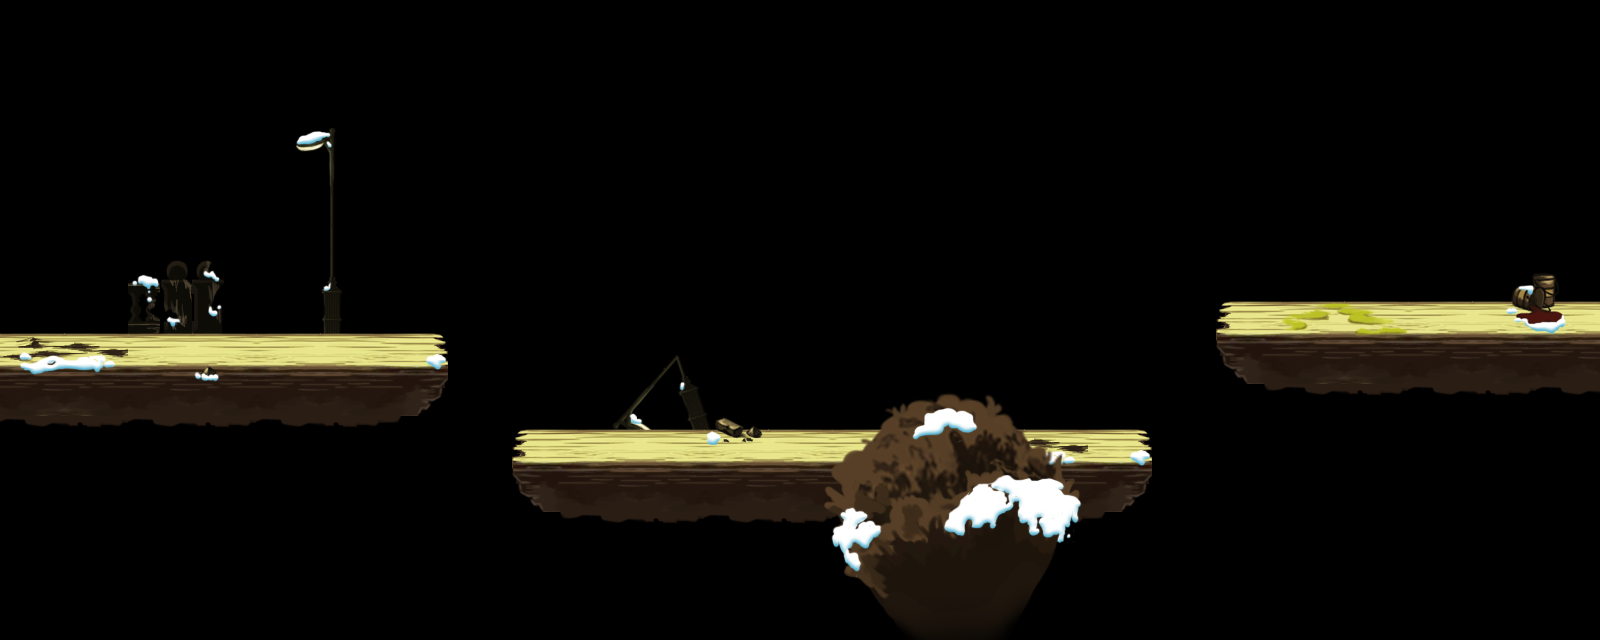

Below is a game level as drawn by its tile map, then a one-line description and the .tmx that defines it (tile-layer data replaced by summaries):
An orthogonal 50x20 tile map with 32x32 px tiles, 5 tile layers (tile_terrain_deco_back, tile_terrain_0, tile_terrain_1, tile_terrain_2, ...) and 10 objects (3x tuzilangke, 2x tuzigongjianshou, light, tuzifashi).

<map version="1.0" orientation="orthogonal" width="50" height="20" tilewidth="32" tileheight="32">
 <properties>
  <property name="offsetX" value="0" />
  <property name="offsetY" value="4" />
 </properties>
 <tileset firstgid="1" name="s01" tilewidth="32" tileheight="32">
  <image source="s01.png" width="992" height="512" />
 </tileset>
 <layer name="tile_terrain_deco_back" width="50" height="20">
  <data>[1000 cells, 65 non-empty, 61 distinct tile ids]</data>
 </layer>
 <layer name="tile_terrain_0" width="50" height="20">
  <data>[1000 cells, 25 non-empty, 7 distinct tile ids]</data>
 </layer>
 <layer name="tile_terrain_1" width="50" height="20">
  <data>[1000 cells, 274 non-empty, 79 distinct tile ids]</data>
 </layer>
 <layer name="tile_terrain_2" width="50" height="20">
  <data>[1000 cells, 9 non-empty, 9 distinct tile ids]</data>
 </layer>
 <layer name="tile_terrain_deco_front" width="50" height="20">
  <data>[1000 cells, 72 non-empty, 72 distinct tile ids]</data>
 </layer>
 <objectgroup name="obj_terrain" width="50" height="20">
  <object x="512" y="448" width="640" height="32" />
  <object x="1216" y="320" width="384" height="32" />
  <object x="0" y="352" width="448" height="32" />
 </objectgroup>
 <objectgroup name="obj_enemies" width="50" height="20">
  <object type="tuzigongjianshou" x="1088" y="384" width="32" height="32" />
  <object type="tuzilangke" x="352" y="448" width="32" height="32">
   <properties>
    <property name="cmd" value="jf,0.8,0,50;" />
   </properties>
  </object>
 </objectgroup>
 <objectgroup name="obj_objects" width="50" height="20">
  <object type="light" x="288" y="128" width="32" height="32" />
 </objectgroup>
 <objectgroup name="obj_enemies_alt" width="50" height="20">
  <object type="tuzilangke" x="992" y="544" width="32" height="32">
   <properties>
    <property name="cmd" value="jf,0.7,0,50;" />
   </properties>
  </object>
  <object type="tuzilangke" x="1504" y="416" width="32" height="32">
   <properties>
    <property name="cmd" value="jf,0.7,0,50;" />
   </properties>
  </object>
  <object type="tuzigongjianshou" x="1568" y="256" width="32" height="32" />
  <object type="tuzifashi" x="320" y="256" width="32" height="32" />
 </objectgroup>
</map>
